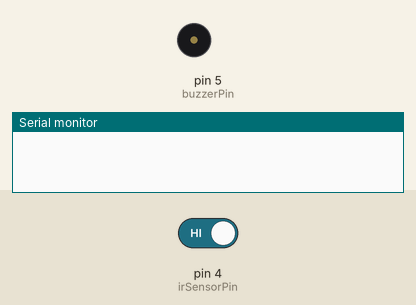
A sketch run on a simulated Arduino Uno, built with avr-gcc and run on an emulated ATmega328P. Shown: buzzer (waves = sounding, pin HIGH), the last lines printed to the serial monitor. The test bench sets the inputs (shaded band); at power-on: pin 4 (irSensorPin) HIGH.

Above: at 1.8 s.
1.9 s: pin 4 (irSensorPin) driven LOW
At 2.6 s:
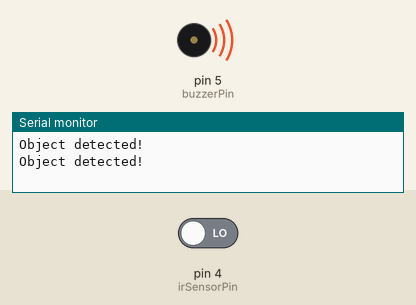
3.5 s: pin 4 (irSensorPin) driven HIGH
At 3.8 s:
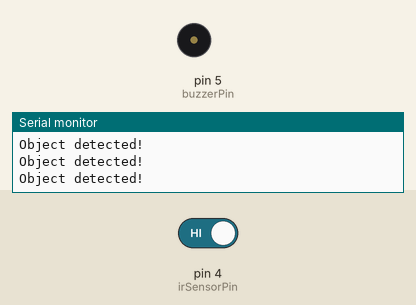
Timing chart, 0 to 6.5 s (numbered marks = the images above; inputs shaded):
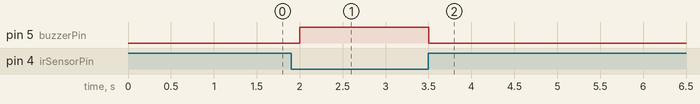

The sketch:

ir_sensor_code.ino
```cpp
// Include the necessary libraries
#include <Arduino.h>

// Define the pin connections
const int irSensorPin = 4;
const int buzzerPin = 5;

void setup() {
  // Set the sensor pin as INPUT
  pinMode(irSensorPin, INPUT);

  // Set the buzzer pin as OUTPUT
  pinMode(buzzerPin, OUTPUT);

  // Start the Serial communication
  Serial.begin(115200);
}

void loop() {
  // Read the state of the sensor
  int sensorState = digitalRead(irSensorPin);

  if (sensorState == LOW) {
    Serial.println("Object detected!");

    // Turn on the buzzer
    digitalWrite(buzzerPin, HIGH);
  } else {
    // No object detected

    // Turn off the buzzer
    digitalWrite(buzzerPin, LOW);
  }

  delay(500); // Delay for stability
}
```

Measured:
- after the input at 1.9 s, pin 5 (buzzerPin): LOW → HIGH after 0.10 s
- after the input at 3.5 s, pin 5 (buzzerPin): HIGH → LOW at once
